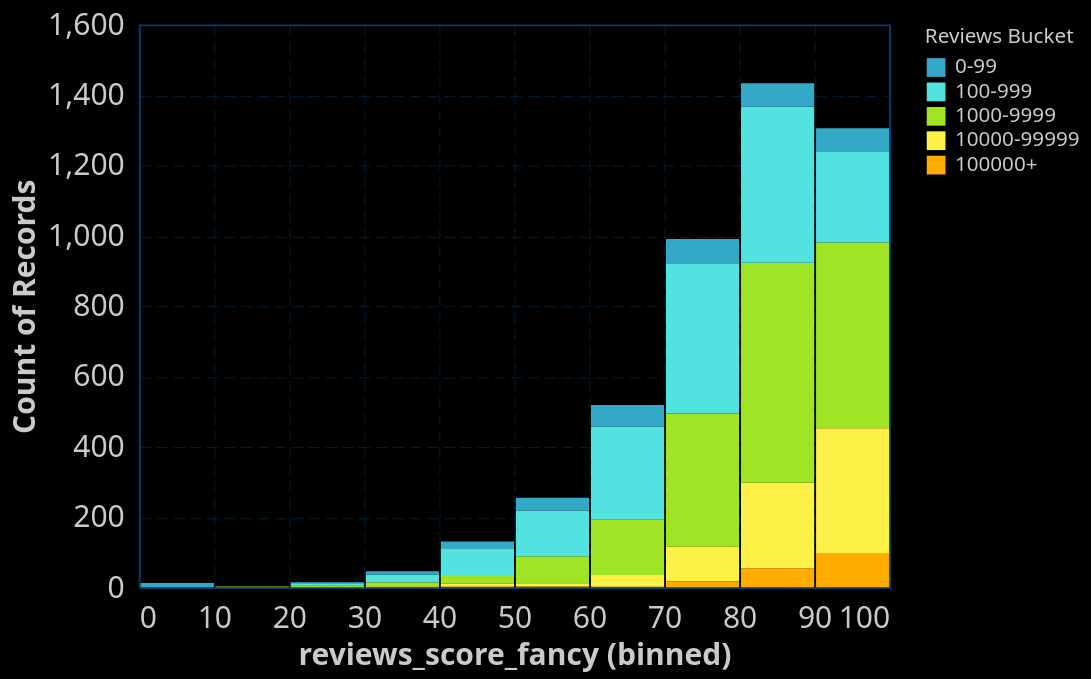

Here is the Vega-Lite specification saved for this chart:
### Vega-Lite specification from a JSON file in a GitHub repository (floating-point values rounded to 4 significant figures; data arrays with more than 128 entries replaced by an {"elided": "..."} marker saying what was removed)
{"config": {"view": {"continuousWidth": 400, "continuousHeight": 300, "stroke": "#043f6b", "strokeWidth": 1}, "background": "#000000", "mark": {"color": "#6495ED"}, "arc": {"fill": "#6495ED"}, "area": {"fill": "#6495ED", "line": true, "fillOpacity": 0.1}, "line": {"stroke": "#6495ED", "strokeWidth": 2}, "path": {"stroke": "#6495ED"}, "rect": {"fill": "#6495ED"}, "shape": {"stroke": "#6495ED"}, "symbol": {"fill": "#6495ED"}, "title": {"color": "#C7CCC9", "anchor": "start", "dy": -15, "fontSize": 16, "font": "IBM Plex Sans,system-ui,-apple-system,BlinkMacSystemFont,\".sfnstext-regular\",sans-serif", "fontWeight": 600}, "axisBand": {"grid": false}, "axis": {"labelColor": "#C7CCC9", "labelFontSize": 16, "labelFont": "IBM Plex Sans Condensed, system-ui, -apple-system, BlinkMacSystemFont, \".SFNSText-Regular\", sans-serif", "labelFontWeight": 400, "titleColor": "#C7CCC9", "titleFontWeight": 600, "titleFontSize": 16, "grid": true, "gridColor": "#043f6b", "labelAngle": 0, "domainColor": null, "tickColor": null, "labelPadding": 2, "tickSize": 6, "tickWidth": 0.5, "gridOpacity": 1, "gridZ": 1}, "axisX": {"gridDash": [6, 3], "gridWidth": 0.25, "gridColor": "#043f6b", "labelAngle": 0}, "axisY": {"gridDash": [6, 3], "gridWidth": 0.25, "gridColor": "#043f6b"}, "layer": {"grid": 1, "mark": 0}, "legend": {"labelFontSize": 11, "padding": 1, "symbolType": "square", "labelColor": "#C7CCC9", "titleColor": "#C7CCC9"}, "style": {"guide-label": {"font": "IBM Plex Sans,system-ui,-apple-system,BlinkMacSystemFont,\".sfnstext-regular\",sans-serif", "fill": "#C7CCC9", "fontWeight": 400}, "guide-title": {"font": "IBM Plex Sans,system-ui,-apple-system,BlinkMacSystemFont,\".sfnstext-regular\",sans-serif", "fill": "#C7CCC9", "fontWeight": 400}}, "range": {"category": ["#33a8c7ff", "#52e3e1ff", "#a0e426ff", "#fdf148ff", "#ffab00ff", "#f77976ff", "#f050aeff", "#d883ffff", "#9336fdff"]}}, "data": {"name": "data-dc589e0aee75a2225fd40cd33d837310"}, "mark": {"type": "bar"}, "encoding": {"color": {"field": "reviews_bucket", "sort": ["0-99", "100-999", "1000-9999", "10000-99999", "100000+"], "title": "Reviews Bucket", "type": "nominal"}, "x": {"bin": true, "field": "reviews_score_fancy", "type": "quantitative"}, "y": {"aggregate": "count", "type": "quantitative"}}, "$schema": "https://vega.github.io/schema/vega-lite/v5.20.1.json", "datasets": {"data-dc589e0aee75a2225fd40cd33d837310": {"elided": "4703 records"}}}
